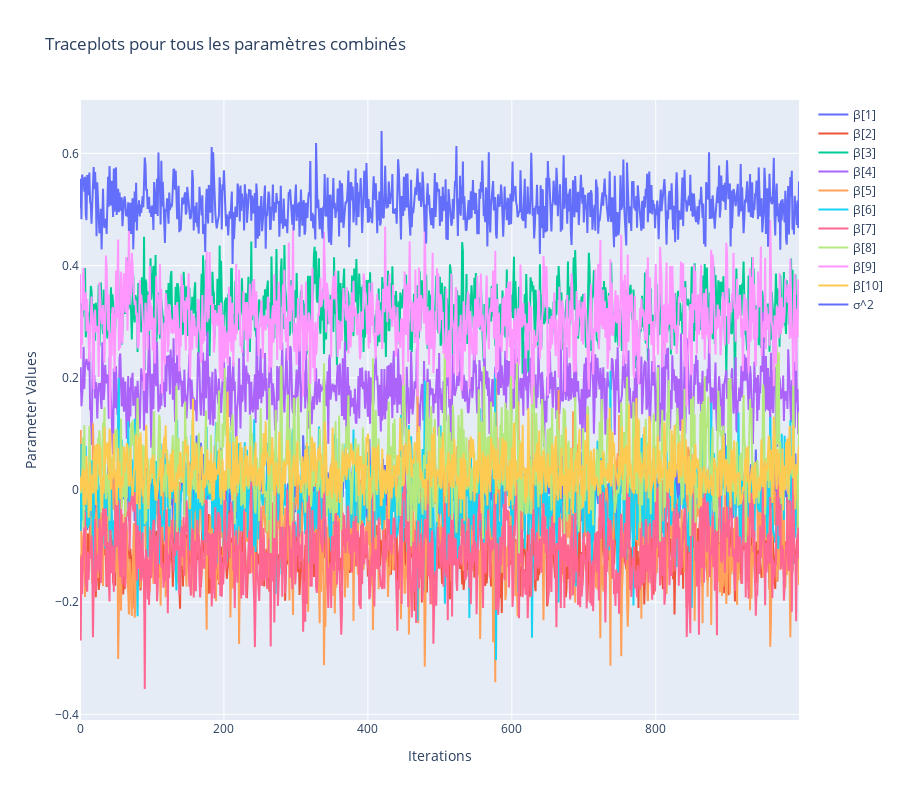

Notebook cell for this chart:
### Markdown cell above
**Q2.** Faire tourner la chaîne MCMC avec les paramètres suivants : $N_g = N_b = 1000$, $a_0 = b_0 = 1$, $\lambda = 10$.

* Afficher le *traceplot* pour un paramètre de votre choix. Commenter.
* Pour chacun des paramètres $\boldsymbol{\beta}$ et $\sigma^2$, afficher un histogramme ou un KDE des $N_g$ échantillons obtenus. Afficher sur le même plot la valeur de l'estimation MMSE et MAP. Enfin, donner l'intervalle de crédibilité à 95%. (Cf. dernier chapitre du cours Intro à l'Estimation)

### Code cell
import plotly.graph_objects as go

Ng = 1000
Nb = 1000
a0 = 1
b0 = 1
l = 10

samples = bayesian_lasso_gibbs(X, y, Ng, Nb, a0, b0, l)
num_params = samples.shape[1]  # Nombre total de paramètres (incluant sigma^2)
param_names = [f"β[{i}]" for i in range(1, P + 1)] + ["σ^2"]  # Noms des paramètres

fig, axes = plt.subplots(num_params, 1, figsize=(10, 2 * num_params))

for i in range(num_params):
    ax = axes[i]
    ax.plot(samples[:, i])
    ax.set_title(f"Traceplot for {param_names[i]}")
    ax.set_xlabel("Iterations")
    ax.set_ylabel(f"Value of {param_names[i]}")

plt.tight_layout()
plt.show()

# Création d'un seul graphique avec Plotly montrant tous les paramètres
fig = go.Figure()

for i in range(num_params):
    fig.add_trace(go.Scatter(
        y=samples[:, i],
        mode='lines',
        name=param_names[i]
    ))

fig.update_layout(
    title="Traceplots pour tous les paramètres combinés",
    xaxis_title="Iterations",
    yaxis_title="Parameter Values",
    height=800
)

fig.show()

### Figure 1 — Plotly figure (JSON) as saved in the notebook; plotly's stock layout.template omitted (floating-point values rounded to 4 significant figures; data arrays with more than 128 entries replaced by an {"elided": "..."} marker saying what was removed)
{"data": [{"mode": "lines", "name": "β[1]", "type": "scatter", "y": {"elided": "1000 float values"}}, {"mode": "lines", "name": "β[2]", "type": "scatter", "y": {"elided": "1000 float values"}}, {"mode": "lines", "name": "β[3]", "type": "scatter", "y": {"elided": "1000 float values"}}, {"mode": "lines", "name": "β[4]", "type": "scatter", "y": {"elided": "1000 float values"}}, {"mode": "lines", "name": "β[5]", "type": "scatter", "y": {"elided": "1000 float values"}}, {"mode": "lines", "name": "β[6]", "type": "scatter", "y": {"elided": "1000 float values"}}, {"mode": "lines", "name": "β[7]", "type": "scatter", "y": {"elided": "1000 float values"}}, {"mode": "lines", "name": "β[8]", "type": "scatter", "y": {"elided": "1000 float values"}}, {"mode": "lines", "name": "β[9]", "type": "scatter", "y": {"elided": "1000 float values"}}, {"mode": "lines", "name": "β[10]", "type": "scatter", "y": {"elided": "1000 float values"}}, {"mode": "lines", "name": "σ^2", "type": "scatter", "y": {"elided": "1000 float values"}}], "layout": {"height": 800, "title": {"text": "Traceplots pour tous les paramètres combinés"}, "xaxis": {"title": {"text": "Iterations"}}, "yaxis": {"title": {"text": "Parameter Values"}}}}
